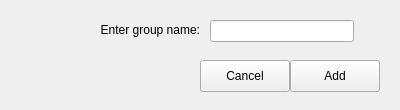
<?xml version="1.0" encoding="UTF-8"?>
<ui version="4.0">
 <class>Form</class>
 <widget class="QWidget" name="Form">
  <property name="geometry">
   <rect>
    <x>0</x>
    <y>0</y>
    <width>400</width>
    <height>110</height>
   </rect>
  </property>
  <property name="windowTitle">
   <string>Add Group</string>
  </property>
  <widget class="QLabel" name="label">
   <property name="geometry">
    <rect>
     <x>0</x>
     <y>20</y>
     <width>200</width>
     <height>20</height>
    </rect>
   </property>
   <property name="text">
    <string>Enter group name:</string>
   </property>
   <property name="alignment">
    <set>Qt::AlignRight|Qt::AlignTrailing|Qt::AlignVCenter</set>
   </property>
  </widget>
  <widget class="QPushButton" name="pushButton">
   <property name="geometry">
    <rect>
     <x>290</x>
     <y>60</y>
     <width>90</width>
     <height>32</height>
    </rect>
   </property>
   <property name="text">
    <string>Add</string>
   </property>
  </widget>
  <widget class="QPushButton" name="pushButton_2">
   <property name="geometry">
    <rect>
     <x>200</x>
     <y>60</y>
     <width>90</width>
     <height>32</height>
    </rect>
   </property>
   <property name="text">
    <string>Cancel</string>
   </property>
  </widget>
  <widget class="QLineEdit" name="lineEdit">
   <property name="geometry">
    <rect>
     <x>210</x>
     <y>20</y>
     <width>144</width>
     <height>22</height>
    </rect>
   </property>
  </widget>
 </widget>
 <resources/>
 <connections/>
</ui>
